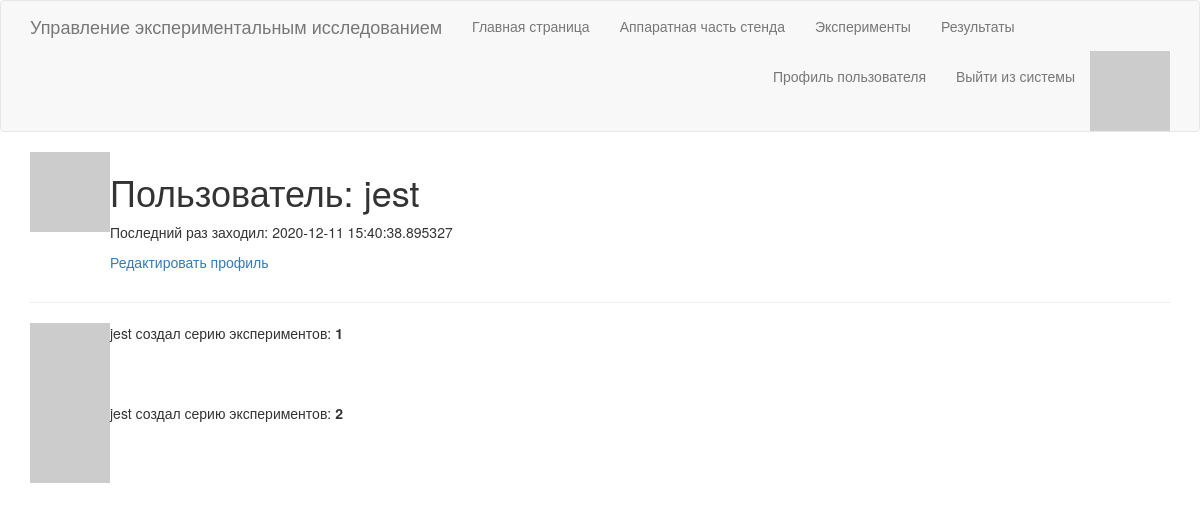
/user/jest (signed in), run on an earlier commit of the app's database.
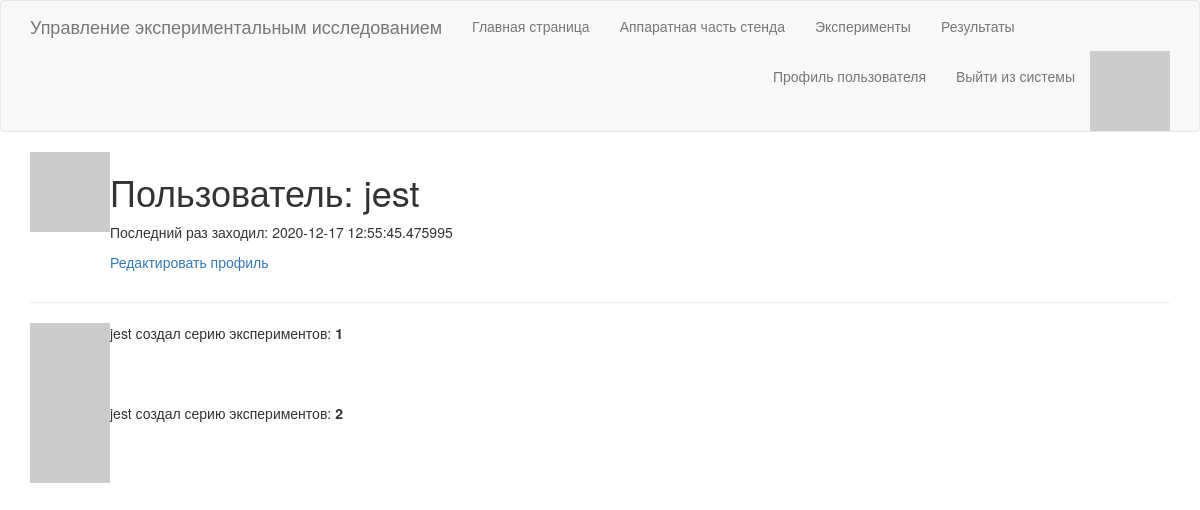
And on a later commit of the database.
### app/models.py (models this page shows, shortened)
class User(UserMixin, db.Model):
    id = db.Column(db.Integer, primary_key=True)
    username = db.Column(db.String(64), index=True, unique=True)
    email = db.Column(db.String(120), index=True, unique=True)
    password_hash = db.Column(db.String(128))
    last_seen = db.Column(db.DateTime, default=datetime.utcnow)
    about_me = db.Column(db.String(140))
    def avatar(self, size):
        digest = md5(self.email.lower().encode('utf-8')).hexdigest()
        return 'https://www.gravatar.com/avatar/{}?d=identicon&s={}'.format(
                        digest, size)

### app/routes.py (the view)
@app.route('/user/<username>')
@login_required
def user(username):
    user = User.query.filter_by(username=username).first_or_404()
    series = [
        {'creator': user, 'id': 1},
        {'creator': user, 'id': 2}
    ]
    return render_template('user.html', user=user, series=series)

### app/models.py (called while the page is built)
@login.user_loader
def load_user(id):
    return User.query.get(int(id))

### app/routes.py (called while the page is built)
@app.before_request
def before_request():
    if current_user.is_authenticated:
        current_user.last_seen = datetime.utcnow()
        db.session.commit()

### app/templates/user.html (shortened to what this page needs)
{% extends "base.html" %}
{% block app_content %}
    <table>
        <tr valign="top">
            <td><img src="{{ user.avatar(128) }}"></td>
            <td>
                <h1>Пользователь: {{ user.username }}</h1>
                {% if user.last_seen %}<p>Последний раз заходил: {{ user.last_seen }}</p>{% endif %}
                {% if user == current_user %}
                <p><a href="{{ url_for('edit_profile') }}">Редактировать профиль</a></p>
                {% endif %}
            </td>
        </tr>
    </table>
    <hr>
    {% for serie in series %}
        {% include "_serie.html" %}
    {% endfor %}
{% endblock %}

### app/templates/base.html (shortened to what this page needs)
{% extends 'bootstrap/base.html' %}
{% block head %}
    {{ super() }}
{% endblock %}
{% block navbar %}
    <nav class="navbar navbar-default">
        <div class="container">
            <div class="navbar-header">
                <a class="navbar-brand" href="{{ url_for('index') }}">Управление экспериментальным исследованием</a>
            </div>
            <div class="collapse navbar-collapse" id="bs-example-navbar-collapse-1">
                <ul class="nav navbar-nav">
                    <li><a href="{{ url_for('index') }}">Главная страница</a></li>
                    <li><a href="{{ url_for('stand') }}">Аппаратная часть стенда</a></li>
                    <li><a href="{{ url_for('experiments') }}">Эксперименты</a></li>
                    <li><a href="{{ url_for('results') }}">Результаты</a><li>
                </ul>
                <ul class="nav navbar-nav navbar-right">
                    {% if current_user.is_anonymous %}
                    <li><a href="{{ url_for('login') }}">Вход в систему</a></li>
                    {% else %}
                    <img src="{{ current_user.avatar(18) }}">
                    <li><a href="{{ url_for('user', username=current_user.username) }}">Профиль пользователя</a></li>
                    <li><a href="{{ url_for('logout') }}">Выйти из системы</a></li>
                    {% endif %}
                </ul>
            </div>
        </div>
    </nav>
{% endblock %}
{% block content %}
    <div class="container">
        {% block app_content %}{% endblock %}
    </div>
{% endblock %}

### app/templates/_serie.html
<table>
    <tr valign="top">
        <td><img src="{{ serie.creator.avatar(36) }}"></td>
        <td>{{ serie.creator.username }} создал серию экспериментов: <b>{{ serie.id }}</b></td>
    </tr>
</table>

What changed in the data, as far as the page shows it:
changed User "jest": last_seen "2020-12-11 15:40:38.895327" → "2020-12-17 12:55:45.475995"
